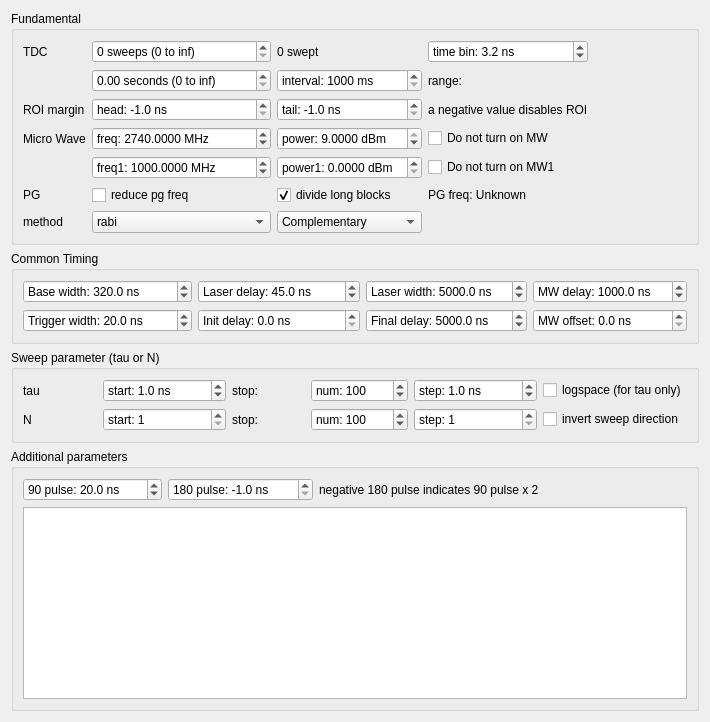
       <widget class="QWidget" name="mainTab">
        <attribute name="title">
         <string>Main</string>
        </attribute>
        <layout class="QVBoxLayout" name="verticalLayout">
         <item>
          <widget class="QGroupBox" name="groupBox_2">
           <property name="title">
            <string>Fundamental</string>
           </property>
           <layout class="QGridLayout" name="gridLayout_2">
            <item row="3" column="1">
             <widget class="QDoubleSpinBox" name="freqBox">
              <property name="sizePolicy">
               <sizepolicy hsizetype="MinimumExpanding" vsizetype="Fixed">
                <horstretch>0</horstretch>
                <verstretch>0</verstretch>
               </sizepolicy>
              </property>
              <property name="prefix">
               <string>freq: </string>
              </property>
              <property name="suffix">
               <string> MHz</string>
              </property>
              <property name="decimals">
               <number>4</number>
              </property>
              <property name="minimum">
               <double>1.000000000000000</double>
              </property>
              <property name="maximum">
               <double>3000.000000000000000</double>
              </property>
              <property name="singleStep">
               <double>100.000000000000000</double>
              </property>
              <property name="value">
               <double>2740.000000000000000</double>
              </property>
             </widget>
            </item>
            <item row="0" column="1">
             <widget class="QSpinBox" name="sweepsBox">
              <property name="enabled">
               <bool>true</bool>
              </property>
              <property name="sizePolicy">
               <sizepolicy hsizetype="MinimumExpanding" vsizetype="Fixed">
                <horstretch>0</horstretch>
                <verstretch>0</verstretch>
               </sizepolicy>
              </property>
              <property name="suffix">
               <string> sweeps (0 to inf)</string>
              </property>
              <property name="prefix">
               <string/>
              </property>
              <property name="minimum">
               <number>0</number>
              </property>
              <property name="maximum">
               <number>999999999</number>
              </property>
              <property name="value">
               <number>0</number>
              </property>
             </widget>
            </item>
            <item row="0" column="0">
             <widget class="QLabel" name="label">
              <property name="text">
               <string>TDC</string>
              </property>
             </widget>
            </item>
            <item row="6" column="1">
             <widget class="QComboBox" name="methodBox">
              <item>
               <property name="text">
                <string>rabi</string>
               </property>
              </item>
             </widget>
            </item>
            <item row="6" column="3">
             <widget class="QComboBox" name="partialBox">
              <property name="sizePolicy">
               <sizepolicy hsizetype="MinimumExpanding" vsizetype="Fixed">
                <horstretch>0</horstretch>
                <verstretch>0</verstretch>
               </sizepolicy>
              </property>
              <item>
               <property name="text">
                <string>Complementary</string>
               </property>
              </item>
              <item>
               <property name="text">
                <string>Pattern 0 only</string>
               </property>
              </item>
              <item>
               <property name="text">
                <string>Pattern 1 only</string>
               </property>
              </item>
             </widget>
            </item>
            <item row="1" column="3">
             <widget class="QSpinBox" name="intervalBox">
              <property name="sizePolicy">
               <sizepolicy hsizetype="MinimumExpanding" vsizetype="Preferred">
                <horstretch>0</horstretch>
                <verstretch>0</verstretch>
               </sizepolicy>
              </property>
              <property name="suffix">
               <string> ms</string>
              </property>
              <property name="prefix">
               <string>interval: </string>
              </property>
              <property name="minimum">
               <number>1000</number>
              </property>
              <property name="maximum">
               <number>999999999</number>
              </property>
              <property name="singleStep">
               <number>500</number>
              </property>
             </widget>
            </item>
            <item row="3" column="3">
             <widget class="QDoubleSpinBox" name="powerBox">
              <property name="sizePolicy">
               <sizepolicy hsizetype="MinimumExpanding" vsizetype="Fixed">
                <horstretch>0</horstretch>
                <verstretch>0</verstretch>
               </sizepolicy>
              </property>
              <property name="prefix">
               <string>power: </string>
              </property>
              <property name="suffix">
               <string> dBm</string>
              </property>
              <property name="decimals">
               <number>4</number>
              </property>
              <property name="minimum">
               <double>-65.000000000000000</double>
              </property>
              <property name="maximum">
               <double>9.000000000000000</double>
              </property>
              <property name="value">
               <double>9.000000000000000</double>
              </property>
             </widget>
            </item>
            <item row="0" column="7">
             <spacer name="horizontalSpacer_10">
              <property name="orientation">
               <enum>Qt::Horizontal</enum>
              </property>
              <property name="sizeHint" stdset="0">
               <size>
                <width>40</width>
                <height>20</height>
               </size>
              </property>
             </spacer>
            </item>
            <item row="3" column="0">
             <widget class="QLabel" name="label_6">
              <property name="text">
               <string>Micro Wave</string>
              </property>
             </widget>
            </item>
            <item row="2" column="3">
             <widget class="QDoubleSpinBox" name="roitailBox">
              <property name="prefix">
               <string>tail: </string>
              </property>
              <property name="suffix">
               <string> ns</string>
              </property>
              <property name="decimals">
               <number>1</number>
              </property>
              <property name="minimum">
               <double>-1.000000000000000</double>
              </property>
              <property name="maximum">
               <double>10000.000000000000000</double>
              </property>
              <property name="value">
               <double>-1.000000000000000</double>
              </property>
             </widget>
            </item>
            <item row="0" column="3">
             <widget class="QLabel" name="sweptLabel">
              <property name="text">
               <string>0 swept</string>
              </property>
             </widget>
            </item>
            <item row="2" column="0">
             <widget class="QLabel" name="label_10">
              <property name="text">
               <string>ROI margin</string>
              </property>
             </widget>
            </item>
            <item row="2" column="1">
             <widget class="QDoubleSpinBox" name="roiheadBox">
              <property name="prefix">
               <string>head: </string>
              </property>
              <property name="suffix">
               <string> ns</string>
              </property>
              <property name="decimals">
               <number>1</number>
              </property>
              <property name="minimum">
               <double>-1.000000000000000</double>
              </property>
              <property name="maximum">
               <double>10000.000000000000000</double>
              </property>
              <property name="value">
               <double>-1.000000000000000</double>
              </property>
             </widget>
            </item>
            <item row="5" column="0">
             <widget class="QLabel" name="label_12">
              <property name="text">
               <string>PG</string>
              </property>
             </widget>
            </item>
            <item row="1" column="4">
             <widget class="QLabel" name="rangeLabel">
              <property name="text">
               <string>range: </string>
              </property>
             </widget>
            </item>
            <item row="3" column="4">
             <widget class="QCheckBox" name="nomwBox">
              <property name="text">
               <string>Do not turn on MW</string>
              </property>
             </widget>
            </item>
            <item row="6" column="0">
             <widget class="QLabel" name="label_5">
              <property name="text">
               <string>method</string>
              </property>
             </widget>
            </item>
            <item row="5" column="3">
             <widget class="QCheckBox" name="divideblockBox">
              <property name="enabled">
               <bool>true</bool>
              </property>
              <property name="text">
               <string>divide long blocks</string>
              </property>
              <property name="checked">
               <bool>true</bool>
              </property>
             </widget>
            </item>
            <item row="1" column="1">
             <widget class="QDoubleSpinBox" name="durationBox">
              <property name="suffix">
               <string> seconds (0 to inf)</string>
              </property>
              <property name="maximum">
               <double>999999.000000000000000</double>
              </property>
             </widget>
            </item>
            <item row="5" column="4">
             <widget class="QLabel" name="pgfreqLabel">
              <property name="text">
               <string>PG freq: Unknown</string>
              </property>
             </widget>
            </item>
            <item row="0" column="4">
             <widget class="QDoubleSpinBox" name="binBox">
              <property name="sizePolicy">
               <sizepolicy hsizetype="MinimumExpanding" vsizetype="Fixed">
                <horstretch>0</horstretch>
                <verstretch>0</verstretch>
               </sizepolicy>
              </property>
              <property name="prefix">
               <string>time bin: </string>
              </property>
              <property name="suffix">
               <string> ns</string>
              </property>
              <property name="decimals">
               <number>1</number>
              </property>
              <property name="minimum">
               <double>0.100000000000000</double>
              </property>
              <property name="maximum">
               <double>999999999.000000000000000</double>
              </property>
              <property name="value">
               <double>3.200000000000000</double>
              </property>
             </widget>
            </item>
            <item row="5" column="1">
             <widget class="QCheckBox" name="reduceBox">
              <property name="text">
               <string>reduce pg freq</string>
              </property>
             </widget>
            </item>
            <item row="2" column="4">
             <widget class="QLabel" name="label_11">
              <property name="text">
               <string>a negative value disables ROI</string>
              </property>
             </widget>
            </item>
            <item row="4" column="1">
             <widget class="QDoubleSpinBox" name="freq1Box">
              <property name="prefix">
               <string>freq1: </string>
              </property>
              <property name="suffix">
               <string> MHz</string>
              </property>
              <property name="decimals">
               <number>4</number>
              </property>
              <property name="maximum">
               <double>10000.000000000000000</double>
              </property>
              <property name="value">
               <double>1000.000000000000000</double>
              </property>
             </widget>
            </item>
            <item row="4" column="3">
             <widget class="QDoubleSpinBox" name="power1Box">
              <property name="prefix">
               <string>power1: </string>
              </property>
              <property name="suffix">
               <string> dBm</string>
              </property>
              <property name="decimals">
               <number>4</number>
              </property>
             </widget>
            </item>
            <item row="4" column="4">
             <widget class="QCheckBox" name="nomw1Box">
              <property name="text">
               <string>Do not turn on MW1</string>
              </property>
             </widget>
            </item>
           </layout>
          </widget>
         </item>
         <item>
          <widget class="QGroupBox" name="groupBox">
           <property name="title">
            <string>Common Timing</string>
           </property>
           <layout class="QGridLayout" name="gridLayout_6">
            <item row="1" column="3">
             <widget class="QDoubleSpinBox" name="mdelayBox">
              <property name="toolTip">
               <string>Delay between laser pulse end and MW pattern start</string>
              </property>
              <property name="prefix">
               <string>MW delay: </string>
              </property>
              <property name="suffix">
               <string> ns</string>
              </property>
              <property name="decimals">
               <number>1</number>
              </property>
              <property name="maximum">
               <double>999999999.000000000000000</double>
              </property>
              <property name="singleStep">
               <double>0.500000000000000</double>
              </property>
              <property name="value">
               <double>1000.000000000000000</double>
              </property>
             </widget>
            </item>
            <item row="1" column="1">
             <widget class="QDoubleSpinBox" name="ldelayBox">
              <property name="toolTip">
               <string>Delay between MW pattern end and laser pulse start</string>
              </property>
              <property name="prefix">
               <string>Laser delay: </string>
              </property>
              <property name="suffix">
               <string> ns</string>
              </property>
              <property name="decimals">
               <number>1</number>
              </property>
              <property name="maximum">
               <double>999999999.000000000000000</double>
              </property>
              <property name="singleStep">
               <double>0.500000000000000</double>
              </property>
              <property name="value">
               <double>45.000000000000000</double>
              </property>
             </widget>
            </item>
            <item row="1" column="2">
             <widget class="QDoubleSpinBox" name="lwidthBox">
              <property name="prefix">
               <string>Laser width: </string>
              </property>
              <property name="suffix">
               <string> ns</string>
              </property>
              <property name="decimals">
               <number>1</number>
              </property>
              <property name="maximum">
               <double>999999999.000000000000000</double>
              </property>
              <property name="singleStep">
               <double>0.500000000000000</double>
              </property>
              <property name="value">
               <double>5000.000000000000000</double>
              </property>
             </widget>
            </item>
            <item row="1" column="0">
             <widget class="QDoubleSpinBox" name="basewidthBox">
              <property name="prefix">
               <string>Base width: </string>
              </property>
              <property name="suffix">
               <string> ns</string>
              </property>
              <property name="decimals">
               <number>1</number>
              </property>
              <property name="maximum">
               <double>999999999.000000000000000</double>
              </property>
              <property name="singleStep">
               <double>0.500000000000000</double>
              </property>
              <property name="value">
               <double>320.000000000000000</double>
              </property>
             </widget>
            </item>
            <item row="2" column="0">
             <widget class="QDoubleSpinBox" name="trigwidthBox">
              <property name="prefix">
               <string>Trigger width: </string>
              </property>
              <property name="suffix">
               <string> ns</string>
              </property>
              <property name="decimals">
               <number>1</number>
              </property>
              <property name="minimum">
               <double>0.000000000000000</double>
              </property>
              <property name="maximum">
               <double>999999999.000000000000000</double>
              </property>
              <property name="singleStep">
               <double>0.500000000000000</double>
              </property>
              <property name="value">
               <double>20.000000000000000</double>
              </property>
             </widget>
            </item>
            <item row="2" column="2">
             <widget class="QDoubleSpinBox" name="finaldelayBox">
              <property name="prefix">
               <string>Final delay: </string>
              </property>
              <property name="suffix">
               <string> ns</string>
              </property>
              <property name="decimals">
               <number>1</number>
              </property>
              <property name="maximum">
               <double>999999999.000000000000000</double>
              </property>
              <property name="singleStep">
               <double>0.500000000000000</double>
              </property>
              <property name="value">
               <double>5000.000000000000000</double>
              </property>
             </widget>
            </item>
            <item row="2" column="1">
             <widget class="QDoubleSpinBox" name="initdelayBox">
              <property name="prefix">
               <string>Init delay: </string>
              </property>
              <property name="suffix">
               <string> ns</string>
              </property>
              <property name="decimals">
               <number>1</number>
              </property>
              <property name="maximum">
               <double>999999999.000000000000000</double>
              </property>
              <property name="singleStep">
               <double>0.500000000000000</double>
              </property>
             </widget>
            </item>
            <item row="2" column="3">
             <widget class="QDoubleSpinBox" name="moffsetBox">
              <property name="toolTip">
               <string>Global offset (delay) for all MW channels</string>
              </property>
              <property name="prefix">
               <string>MW offset: </string>
              </property>
              <property name="suffix">
               <string> ns</string>
              </property>
              <property name="decimals">
               <number>1</number>
              </property>
              <property name="maximum">
               <double>999999999.000000000000000</double>
              </property>
              <property name="singleStep">
               <double>0.500000000000000</double>
              </property>
             </widget>
            </item>
           </layout>
          </widget>
         </item>
         <item>
          <widget class="QGroupBox" name="groupBox_5">
           <property name="title">
            <string>Sweep parameter (tau or N)</string>
           </property>
           <layout class="QGridLayout" name="gridLayout_3">
            <item row="1" column="5">
             <widget class="QCheckBox" name="invertsweepBox">
              <property name="text">
               <string>invert sweep direction</string>
              </property>
             </widget>
            </item>
            <item row="0" column="4">
             <widget class="QDoubleSpinBox" name="stepBox">
              <property name="prefix">
               <string>step: </string>
              </property>
              <property name="suffix">
               <string> ns</string>
              </property>
              <property name="decimals">
               <number>1</number>
              </property>
              <property name="maximum">
               <double>100000000.000000000000000</double>
              </property>
              <property name="singleStep">
               <double>0.500000000000000</double>
              </property>
              <property name="value">
               <double>1.000000000000000</double>
              </property>
             </widget>
            </item>
            <item row="1" column="2">
             <widget class="QLabel" name="NstopLabel">
              <property name="text">
               <string>stop:</string>
              </property>
              <property name="alignment">
               <set>Qt::AlignLeading|Qt::AlignLeft|Qt::AlignVCenter</set>
              </property>
             </widget>
            </item>
            <item row="0" column="3">
             <widget class="QSpinBox" name="numBox">
              <property name="suffix">
               <string/>
              </property>
              <property name="prefix">
               <string>num: </string>
              </property>
              <property name="minimum">
               <number>1</number>
              </property>
              <property name="maximum">
               <number>999999999</number>
              </property>
              <property name="value">
               <number>100</number>
              </property>
             </widget>
            </item>
            <item row="0" column="1">
             <widget class="QDoubleSpinBox" name="startBox">
              <property name="prefix">
               <string>start: </string>
              </property>
              <property name="suffix">
               <string> ns</string>
              </property>
              <property name="decimals">
               <number>1</number>
              </property>
              <property name="maximum">
               <double>100000000.000000000000000</double>
              </property>
              <property name="singleStep">
               <double>0.500000000000000</double>
              </property>
              <property name="value">
               <double>1.000000000000000</double>
              </property>
             </widget>
            </item>
            <item row="1" column="4">
             <widget class="QSpinBox" name="NstepBox">
              <property name="suffix">
               <string/>
              </property>
              <property name="prefix">
               <string>step: </string>
              </property>
              <property name="minimum">
               <number>1</number>
              </property>
              <property name="maximum">
               <number>9999999</number>
              </property>
              <property name="value">
               <number>1</number>
              </property>
             </widget>
            </item>
            <item row="0" column="2">
             <widget class="QLabel" name="stopLabel">
              <property name="text">
               <string>stop:</string>
              </property>
              <property name="alignment">
               <set>Qt::AlignLeading|Qt::AlignLeft|Qt::AlignVCenter</set>
              </property>
             </widget>
            </item>
            <item row="0" column="0">
             <widget class="QLabel" name="label_9">
              <property name="text">
               <string>tau</string>
              </property>
             </widget>
            </item>
            <item row="1" column="1">
             <widget class="QSpinBox" name="NstartBox">
              <property name="suffix">
               <string/>
              </property>
              <property name="prefix">
               <string>start: </string>
              </property>
              <property name="minimum">
               <number>1</number>
              </property>
              <property name="maximum">
               <number>9999999</number>
              </property>
             </widget>
            </item>
            <item row="1" column="3">
             <widget class="QSpinBox" name="NnumBox">
              <property name="suffix">
               <string/>
              </property>
              <property name="prefix">
               <string>num: </string>
              </property>
              <property name="minimum">
               <number>2</number>
              </property>
              <property name="maximum">
               <number>999999999</number>
              </property>
              <property name="value">
               <number>100</number>
              </property>
             </widget>
            </item>
            <item row="0" column="5">
             <widget class="QCheckBox" name="logBox">
              <property name="text">
               <string>logspace (for tau only)</string>
              </property>
             </widget>
            </item>
            <item row="1" column="0">
             <widget class="QLabel" name="label_4">
              <property name="text">
               <string>N</string>
              </property>
             </widget>
            </item>
           </layout>
          </widget>
         </item>
         <item>
          <widget class="QGroupBox" name="groupBox_4">
           <property name="title">
            <string>Additional parameters</string>
           </property>
           <layout class="QVBoxLayout" name="verticalLayout_4">
            <item>
             <layout class="QHBoxLayout" name="horizontalLayout_3">
              <item>
               <widget class="QDoubleSpinBox" name="t90pulseBox">
                <property name="prefix">
                 <string>90 pulse: </string>
                </property>
                <property name="suffix">
                 <string> ns</string>
                </property>
                <property name="decimals">
                 <number>1</number>
                </property>
                <property name="maximum">
                 <double>10000.000000000000000</double>
                </property>
                <property name="value">
                 <double>20.000000000000000</double>
                </property>
               </widget>
              </item>
              <item>
               <widget class="QDoubleSpinBox" name="t180pulseBox">
                <property name="prefix">
                 <string>180 pulse: </string>
                </property>
                <property name="suffix">
                 <string> ns</string>
                </property>
                <property name="decimals">
                 <number>1</number>
                </property>
                <property name="minimum">
                 <double>-1.000000000000000</double>
                </property>
                <property name="maximum">
                 <double>10000.000000000000000</double>
                </property>
                <property name="value">
                 <double>-1.000000000000000</double>
                </property>
               </widget>
              </item>
              <item>
               <widget class="QLabel" name="label_13">
                <property name="text">
                 <string>negative 180 pulse indicates 90 pulse x 2</string>
                </property>
               </widget>
              </item>
              <item>
               <spacer name="horizontalSpacer_5">
                <property name="orientation">
                 <enum>Qt::Horizontal</enum>
                </property>
                <property name="sizeHint" stdset="0">
                 <size>
                  <width>40</width>
                  <height>20</height>
                 </size>
                </property>
               </spacer>
              </item>
             </layout>
            </item>
            <item>
             <widget class="ParamTable" name="paramTable"/>
            </item>
           </layout>
          </widget>
         </item>
        </layout>
       </widget>
